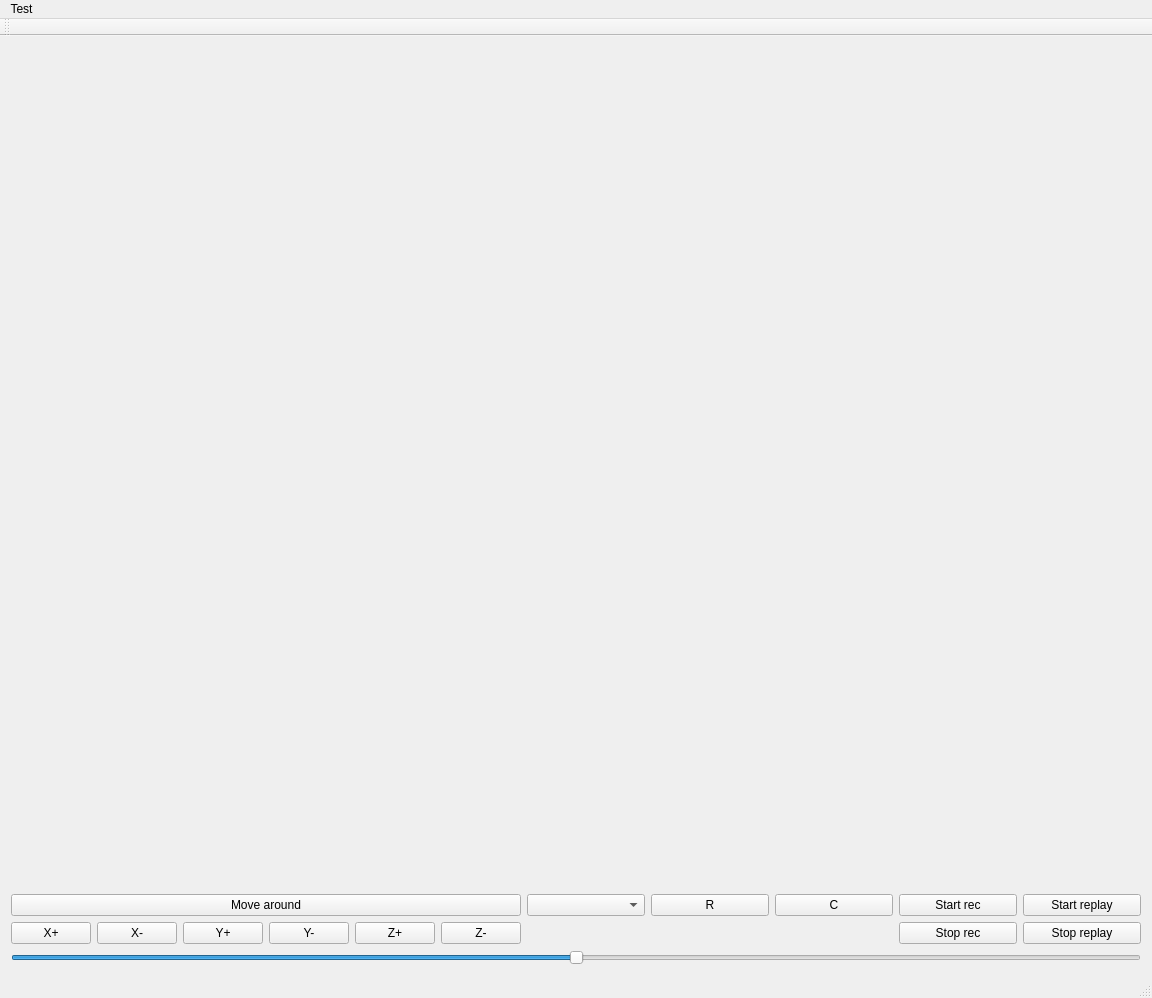
<?xml version="1.0" encoding="UTF-8"?>
<ui version="4.0">
 <class>MainWindow</class>
 <widget class="QMainWindow" name="MainWindow">
  <property name="geometry">
   <rect>
    <x>0</x>
    <y>0</y>
    <width>1152</width>
    <height>998</height>
   </rect>
  </property>
  <property name="windowTitle">
   <string>MainWindow</string>
  </property>
  <widget class="QWidget" name="centralWidget">
   <property name="enabled">
    <bool>true</bool>
   </property>
   <layout class="QGridLayout" name="gridLayout">
    <item row="2" column="4">
     <widget class="QPushButton" name="bStopRec">
      <property name="text">
       <string>Stop rec</string>
      </property>
     </widget>
    </item>
    <item row="1" column="0">
     <widget class="QPushButton" name="bMoveAround">
      <property name="text">
       <string>Move around</string>
      </property>
     </widget>
    </item>
    <item row="1" column="5">
     <widget class="QPushButton" name="bStartReplay">
      <property name="text">
       <string>Start replay</string>
      </property>
     </widget>
    </item>
    <item row="1" column="4">
     <widget class="QPushButton" name="bStartRec">
      <property name="text">
       <string>Start rec</string>
      </property>
     </widget>
    </item>
    <item row="0" column="0" colspan="6">
     <widget class="WidgetOpenGLDraw" name="widget" native="true">
      <property name="autoFillBackground">
       <bool>false</bool>
      </property>
     </widget>
    </item>
    <item row="1" column="3">
     <widget class="QPushButton" name="bConnectCOMPort">
      <property name="text">
       <string>C</string>
      </property>
     </widget>
    </item>
    <item row="1" column="2">
     <widget class="QPushButton" name="bRefreshCOMPort">
      <property name="text">
       <string>R</string>
      </property>
     </widget>
    </item>
    <item row="1" column="1">
     <widget class="QComboBox" name="COMPortComboBox"/>
    </item>
    <item row="2" column="5">
     <widget class="QPushButton" name="bStopReplay">
      <property name="text">
       <string>Stop replay</string>
      </property>
     </widget>
    </item>
    <item row="2" column="0">
     <layout class="QHBoxLayout" name="horizontalLayout">
      <item>
       <widget class="QPushButton" name="pushButtonRotacija">
        <property name="text">
         <string>X+</string>
        </property>
       </widget>
      </item>
      <item>
       <widget class="QPushButton" name="pushButton_5">
        <property name="text">
         <string>X-</string>
        </property>
       </widget>
      </item>
      <item>
       <widget class="QPushButton" name="pushButton">
        <property name="text">
         <string>Y+</string>
        </property>
       </widget>
      </item>
      <item>
       <widget class="QPushButton" name="pushButton_4">
        <property name="text">
         <string>Y-</string>
        </property>
       </widget>
      </item>
      <item>
       <widget class="QPushButton" name="pushButton_2">
        <property name="text">
         <string>Z+</string>
        </property>
        <property name="checkable">
         <bool>false</bool>
        </property>
       </widget>
      </item>
      <item>
       <widget class="QPushButton" name="pushButton_3">
        <property name="text">
         <string>Z-</string>
        </property>
       </widget>
      </item>
     </layout>
    </item>
    <item row="3" column="0" colspan="6">
     <widget class="QSlider" name="lightPowerSlider">
      <property name="maximum">
       <number>300</number>
      </property>
      <property name="pageStep">
       <number>30</number>
      </property>
      <property name="value">
       <number>150</number>
      </property>
      <property name="orientation">
       <enum>Qt::Horizontal</enum>
      </property>
     </widget>
    </item>
   </layout>
  </widget>
  <widget class="QMenuBar" name="menuBar">
   <property name="geometry">
    <rect>
     <x>0</x>
     <y>0</y>
     <width>1152</width>
     <height>26</height>
    </rect>
   </property>
   <widget class="QMenu" name="menuTest">
    <property name="title">
     <string>Test</string>
    </property>
    <addaction name="actionTest"/>
   </widget>
   <addaction name="menuTest"/>
  </widget>
  <widget class="QToolBar" name="mainToolBar">
   <attribute name="toolBarArea">
    <enum>TopToolBarArea</enum>
   </attribute>
   <attribute name="toolBarBreak">
    <bool>false</bool>
   </attribute>
  </widget>
  <widget class="QStatusBar" name="statusBar"/>
  <action name="actionTest">
   <property name="text">
    <string>&amp;Test</string>
   </property>
  </action>
 </widget>
 <layoutdefault spacing="6" margin="11"/>
 <customwidgets>
  <customwidget>
   <class>WidgetOpenGLDraw</class>
   <extends>QWidget</extends>
   <header>widgetopengldraw.h</header>
   <container>1</container>
  </customwidget>
 </customwidgets>
 <resources/>
 <connections/>
</ui>
